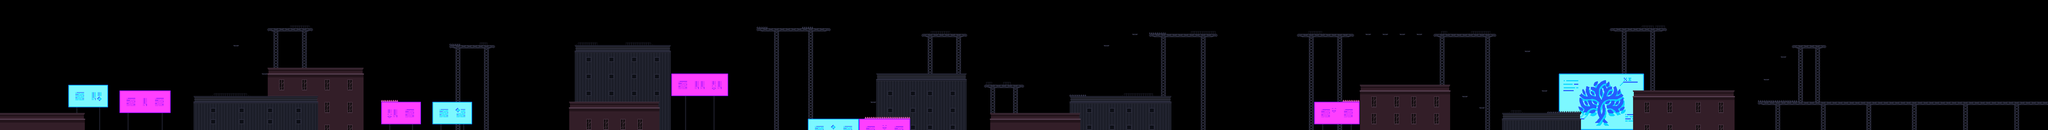

A level layout from a 2D game, rendered from its tile map. Below: a short description, then the map file with tile-grid data replaced by summaries:
An orthogonal 360x23 tile map with 32x32 px tiles, 4 tile layers (BlocksLayer3, BlocksLayer2, BlocksLayer1, Props) and 107 objects (11x spike, 8x ground_mon_1, 8x ground_mon_2, 5x LR, 5x fly_mon, ...).

<map version="1.10" tiledversion="1.10.1" orientation="orthogonal" renderorder="right-down" width="360" height="23" tilewidth="32" tileheight="32" infinite="0" nextlayerid="19" nextobjectid="318">
 <tileset firstgid="1" source="Stage2.tsx" />
 <layer id="17" name="BlocksLayer3" width="360" height="23">
  <data>[8280 cells, 236 non-empty, 16 distinct tile ids]</data>
 </layer>
 <layer id="15" name="BlocksLayer2" width="360" height="23">
  <data>[8280 cells, 902 non-empty, 195 distinct tile ids]</data>
 </layer>
 <layer id="1" name="BlocksLayer1" width="360" height="23">
  <data>[8280 cells, 874 non-empty, 49 distinct tile ids]</data>
 </layer>
 <layer id="12" name="Props" width="360" height="23">
  <data>[8280 cells, 127 non-empty, 20 distinct tile ids]</data>
 </layer>
 <objectgroup id="3" name="Blocks">
  <object id="2" x="0" y="640" width="480" height="32" />
  <object id="7" x="1088" y="544" width="704" height="32" />
  <object id="9" x="384" y="480" width="224" height="128" />
  <object id="182" x="-32" y="0" width="32" height="640" />
  <object id="187" x="1504" y="384" width="544" height="32" />
  <object id="188" x="1536" y="192" width="32" height="192" />
  <object id="189" x="1504" y="160" width="256" height="32" />
  <object id="190" x="2144" y="576" width="224" height="128" />
  <object id="191" x="2528" y="256" width="256" height="32" />
  <object id="192" x="3200" y="576" width="512" height="32" />
  <object id="194" x="3232" y="256" width="544" height="32" />
  <object id="195" x="4256" y="160" width="416" height="32" />
  <object id="196" x="4544" y="672" width="576" height="32" />
  <object id="197" x="4928" y="416" width="512" height="32" />
  <object id="198" x="5184" y="192" width="256" height="32" />
  <object id="199" x="5216" y="224" width="32" height="192" />
  <object id="201" x="5376" y="224" width="32" height="192" />
  <object id="202" x="5536" y="480" width="224" height="32" />
  <object id="203" x="5568" y="640" width="512" height="32" />
  <object id="204" x="6016" y="544" width="576" height="32" />
  <object id="205" x="6464" y="192" width="384" height="32" />
  <object id="206" x="7296" y="192" width="320" height="32" />
  <object id="208" x="7648" y="480" width="512" height="32" />
  <object id="209" x="8064" y="192" width="352" height="32" />
  <object id="210" x="7680" y="192" width="32" height="32" />
  <object id="211" x="7776" y="192" width="32" height="32" />
  <object id="212" x="7872" y="192" width="32" height="32" />
  <object id="213" x="7968" y="192" width="32" height="32" />
  <object id="214" x="8224" y="544" width="32" height="32" />
  <object id="215" x="8320" y="608" width="32" height="32" />
  <object id="216" x="8448" y="640" width="448" height="32" />
  <object id="217" x="8768" y="416" width="480" height="192" />
  <object id="218" x="9056" y="160" width="320" height="32" />
  <object id="219" x="9248" y="512" width="512" height="32" />
  <object id="221" x="9888" y="576" width="1632" height="32" />
  <object id="222" x="10112" y="288" width="32" height="288" />
  <object id="223" x="10208" y="288" width="32" height="288" />
  <object id="224" x="10080" y="256" width="192" height="32" />
  <object id="275" x="1696" y="192" width="32" height="192" />
  <object id="295" x="672" y="512" width="288" height="128" />
  <object id="296" x="2432" y="576" width="224" height="128" />
  <object id="297" x="3776" y="416" width="320" height="128" />
  <object id="298" x="7392" y="576" width="256" height="128" />
  <object id="304" x="6368" y="192" width="32" height="32" />
  <object id="305" x="6208" y="256" width="32" height="32" />
  <object id="306" x="8672" y="512" width="32" height="32" />
  <object id="307" x="4896" y="576" width="32" height="32" />
  <object id="308" x="1472" y="416" width="32" height="32" />
  <object id="310" x="1312" y="256" width="32" height="32" />
  <object id="313" x="9920" y="448" width="32" height="32" />
  <object id="314" x="10016" y="320" width="32" height="32" />
  <object id="317" x="8576" y="288" width="32" height="32" />
 </objectgroup>
 <objectgroup id="18" name="SpecialOccasions">
  <object id="290" name="wallblock" x="10240" y="0" width="32" height="576" />
  <object id="291" name="boss_event" x="10272" y="544" width="1248" height="32" />
 </objectgroup>
 <objectgroup id="4" name="SpecialBlocks">
  <object id="226" name="spike" x="2144" y="564" width="96" height="12" />
  <object id="227" name="spike" x="2528" y="244" width="64" height="12" />
  <object id="228" name="spike" x="4256" y="148" width="64" height="12" />
  <object id="229" name="spike" x="4512" y="148" width="64" height="12" />
  <object id="230" name="spike" x="4864" y="660" width="256" height="12" />
  <object id="231" name="spike" x="6016" y="532" width="96" height="12" />
  <object id="232" name="spike" x="6464" y="180" width="96" height="12" />
  <object id="235" name="spike" x="7552.36" y="563.636" width="96" height="12" />
  <object id="237" name="spike" x="8704" y="628" width="192" height="12" />
  <object id="238" name="spike" x="9888" y="564" width="224" height="12" />
  <object id="299" name="spike" x="-14.67" y="868" width="11520" height="32" />
 </objectgroup>
 <objectgroup id="5" name="MovingBlocksArea">
  <object id="241" name="LR" x="2720" y="576" width="416" height="32" />
  <object id="242" name="LR" x="2848" y="256" width="320" height="32" />
  <object id="244" name="LR" x="4736" y="256" width="352" height="32" />
  <object id="247" name="LR" x="5760" y="320" width="384" height="32" />
  <object id="250" name="LR" x="9440" y="192" width="352" height="32" />
 </objectgroup>
 <objectgroup id="6" name="FallingBlocks">
  <object id="251" name="Fall" x="4192" y="480" width="64" height="32" />
  <object id="252" name="Fall" x="4416" y="608" width="64" height="32" />
  <object id="253" name="Fall" x="6944" y="256" width="64" height="32" />
  <object id="254" name="Fall" x="7136" y="256" width="64" height="32" />
 </objectgroup>
 <objectgroup id="9" name="SpecialProps">
  <object id="134" name="switch1" x="2624" y="224" width="32" height="32" />
  <object id="135" name="wall1" x="4032" y="-32" width="64" height="448" />
  <object id="136" name="switch2" x="4416" y="128" width="32" height="32" />
  <object id="137" name="wall2" x="5376" y="-64" width="64" height="256" />
  <object id="138" name="switch3" x="7520" y="160" width="32" height="32" />
  <object id="139" name="wall3" x="8992" y="160" width="64" height="256" />
  <object id="303" name="guardian_croc" x="10976" y="512" width="64" height="64" />
  <object id="315" name="sign1" x="512" y="448" width="32" height="32" />
 </objectgroup>
 <objectgroup id="2" name="Player">
  <object id="1" name="startRect" x="128" y="544" width="46" height="96" />
  <object id="277" name="bossState" x="10176" y="160" width="32" height="96" />
  <object id="300" name="endRect" x="11520" y="0" width="32" height="576" />
 </objectgroup>
 <objectgroup id="7" name="GroundMonster">
  <object id="104" name="ground_mon_1" x="1504" y="480" width="288" height="64" />
  <object id="178" name="ground_mon_1" x="3776" y="352" width="256" height="64" />
  <object id="270" name="ground_mon_1" x="8768" y="352" width="224" height="64" />
  <object id="271" name="ground_mon_1" x="8064" y="128" width="352" height="64" />
  <object id="272" name="ground_mon_1" x="7296" y="128" width="320" height="64" />
  <object id="279" name="ground_mon_2" x="1088" y="480" width="416" height="64" />
  <object id="280" name="ground_mon_2" x="1504" y="96" width="256" height="64" />
  <object id="281" name="ground_mon_2" x="3200" y="512" width="512" height="64" />
  </objectgroup>
 <objectgroup id="10" name="FlyingMonster">
  <!-- 5 objects omitted --></objectgroup>
 <objectgroup id="11" name="Boss">
  <!-- 1 objects omitted --></objectgroup>
</map>
<!-- 14 of 107 objects omitted -->
